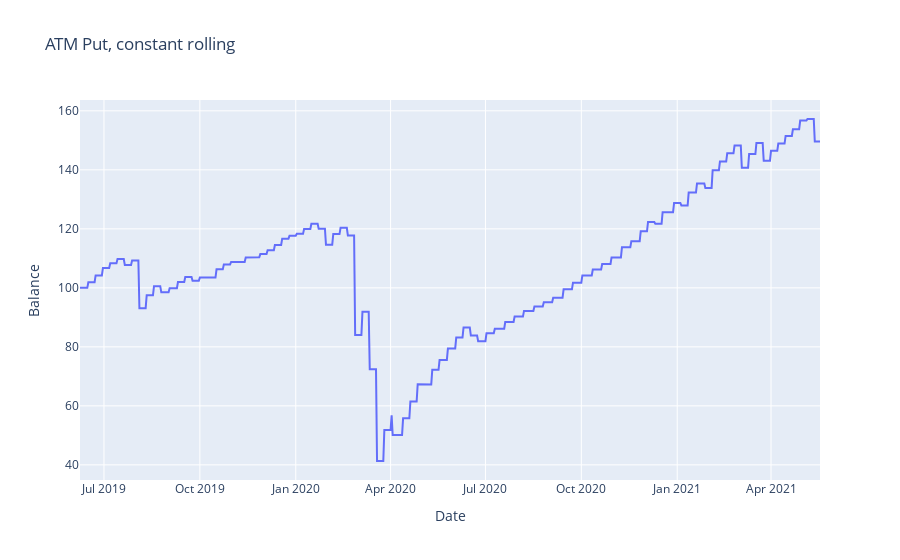

Notebook source saved alongside this figure:
### Code cell
import plotly.express as px
import numpy as np 

px.line(output, x="Date", y="Balance", title="ATM Put, constant rolling")

### Figure 1 — Plotly figure (JSON) as saved in the notebook; plotly's stock layout.template omitted (floating-point values rounded to 4 significant figures; data arrays with more than 128 entries replaced by an {"elided": "..."} marker saying what was removed)
{"data": [{"hovertemplate": "Date=%{x}<br>Balance=%{y}<extra></extra>", "legendgroup": "", "line": {"color": "#636efa", "dash": "solid"}, "mode": "lines", "name": "", "orientation": "v", "showlegend": false, "type": "scatter", "x": {"elided": "711 str values"}, "xaxis": "x", "y": {"elided": "711 float values"}, "yaxis": "y"}], "layout": {"legend": {"tracegroupgap": 0}, "title": {"text": "ATM Put, constant rolling"}, "xaxis": {"anchor": "y", "domain": [0, 1], "title": {"text": "Date"}}, "yaxis": {"anchor": "x", "domain": [0, 1], "title": {"text": "Balance"}}}}
